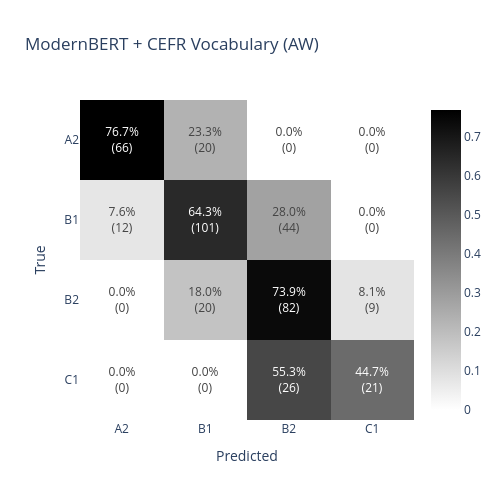

The code cell stored with this chart in its notebook:
### Code cell
from datasets import load_dataset
from sklearn.metrics import precision_recall_fscore_support, confusion_matrix
import plotly.graph_objects as go
import numpy as np
import torch

# Load and preprocess validation data
val_ds = load_dataset("json", data_files=r"C:\Users\coope\Documents\Learner_Writing_Classification\cefr_lexical_sophistication\cefr-lexical-sophistication-main\wai_data\val_cefr_AW.jsonl", split="train")
# convert CEFR vocab data to a vector and add as cefr_vec
cefr_keys = ["cefr_A1", "cefr_A2", "cefr_B1", "cefr_B2", "cefr_C1", "cefr_C2"]
val_ds = val_ds.map(lambda x: {"cefr_vec": [x[k] for k in cefr_keys]})
val_ds = val_ds.remove_columns(cefr_keys)

val_ds = val_ds.select_columns(["text", "label", "cefr_vec"])

label_map = {"A2": 0, "B1": 1, "B2": 2, "C1": 3}
id_to_label = {0: "A2", 1: "B1", 2: "B2", 3: "C1"}

val_ds = val_ds.map(lambda x: {"labels": label_map[x["label"]]})
val_ds = val_ds.remove_columns(["label"])

# Tokenize
tokenized_val_ds = val_ds.map(lambda x: tokenizer(x["text"]))
tokenized_val_ds = tokenized_val_ds.remove_columns(["text"])

# Get predictions
new_model.eval()
device = torch.device("cuda" if torch.cuda.is_available() else "cpu")
new_model.to(device)

all_preds = []
all_labels = []

with torch.no_grad():
    for example in tokenized_val_ds:
        input_ids = torch.tensor([example["input_ids"]]).to(device)
        attention_mask = torch.tensor([example["attention_mask"]]).to(device)
        cefr_vec = torch.tensor([example["cefr_vec"]], dtype=torch.float).to(device)
        
        outputs = new_model(input_ids=input_ids, attention_mask=attention_mask, cefr_vec=cefr_vec)
        pred = torch.argmax(outputs.logits, dim=-1).item()
        
        all_preds.append(pred)
        all_labels.append(example["labels"])

# Calculate metrics
precision, recall, f1, support = precision_recall_fscore_support(all_labels, all_preds, average=None)
labels = ["A2", "B1", "B2", "C1"]

print("Per-class metrics:")
for i, label in enumerate(labels):
    print(f"{label}: Precision={precision[i]:.3f}, Recall={recall[i]:.3f}, F1={f1[i]:.3f}")

# Overall metrics
precision_macro, recall_macro, f1_macro, _ = precision_recall_fscore_support(all_labels, all_preds, average="macro")
print(f"\nMacro average: Precision={precision_macro:.3f}, Recall={recall_macro:.3f}, F1={f1_macro:.3f}")

# Confusion matrix
cm = confusion_matrix(all_labels, all_preds)
# Normalize by row (true labels) to get proportions
cm_normalized = cm.astype("float") / cm.sum(axis=1)[:, np.newaxis]

# Create text annotations with both count and percentage
annotations = []
for i in range(len(labels)):
    row = []
    for j in range(len(labels)):
        row.append(f"{cm_normalized[i][j]*100:.1f}%<br>({cm[i][j]})")
    annotations.append(row)

# Create plotly heatmap (black = high, white = low)
fig = go.Figure(data=go.Heatmap(
    z=cm_normalized,
    x=labels,
    y=labels,
    colorscale=[[0, "white"], [1, "black"]],
    text=annotations,
    texttemplate="%{text}",
    textfont={"size": 12},
    hovertemplate="True: %{y}<br>Predicted: %{x}<br>Proportion: %{z:.2f}<extra></extra>"
))

fig.update_layout(
    title="ModernBERT + CEFR Vocabulary (AW)",
    xaxis_title="Predicted",
    yaxis_title="True",
    xaxis={"side": "bottom"},
    yaxis={"autorange": "reversed"},
    width=500,
    height=500
)

fig.show()

### Figure 1 — Plotly figure (JSON) as saved in the notebook; plotly's stock layout.template omitted (floating-point values rounded to 4 significant figures)
{"data": [{"colorscale": [[0, "white"], [1, "black"]], "hovertemplate": "True: %{y}<br>Predicted: %{x}<br>Proportion: %{z:.2f}<extra></extra>", "text": [["76.7%<br>(66)", "23.3%<br>(20)", "0.0%<br>(0)", "0.0%<br>(0)"], ["7.6%<br>(12)", "64.3%<br>(101)", "28.0%<br>(44)", "0.0%<br>(0)"], ["0.0%<br>(0)", "18.0%<br>(20)", "73.9%<br>(82)", "8.1%<br>(9)"], ["0.0%<br>(0)", "0.0%<br>(0)", "55.3%<br>(26)", "44.7%<br>(21)"]], "textfont": {"size": 12}, "texttemplate": "%{text}", "type": "heatmap", "x": ["A2", "B1", "B2", "C1"], "y": ["A2", "B1", "B2", "C1"], "z": [[0.7674, 0.2326, 0.0, 0.0], [0.07643, 0.6433, 0.2803, 0.0], [0.0, 0.1802, 0.7387, 0.08108], [0.0, 0.0, 0.5532, 0.4468]]}], "layout": {"height": 500, "title": {"text": "ModernBERT + CEFR Vocabulary (AW)"}, "width": 500, "xaxis": {"side": "bottom", "title": {"text": "Predicted"}}, "yaxis": {"autorange": "reversed", "title": {"text": "True"}}}}
